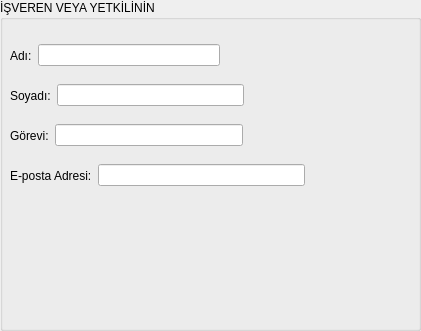
   <widget class="QGroupBox" name="groupBox_3">
    <property name="geometry">
     <rect>
      <x>630</x>
      <y>310</y>
      <width>421</width>
      <height>331</height>
     </rect>
    </property>
    <property name="title">
     <string>İŞVEREN VEYA YETKİLİNİN</string>
    </property>
    <widget class="QWidget" name="layoutWidget_17">
     <property name="geometry">
      <rect>
       <x>10</x>
       <y>80</y>
       <width>234</width>
       <height>31</height>
      </rect>
     </property>
     <layout class="QHBoxLayout" name="horizontalLayout_18">
      <item>
       <widget class="QLabel" name="label_27">
        <property name="text">
         <string>Soyadı:</string>
        </property>
       </widget>
      </item>
      <item>
       <widget class="QLineEdit" name="lneYonSoyadi"/>
      </item>
     </layout>
    </widget>
    <widget class="QWidget" name="layoutWidget_18">
     <property name="geometry">
      <rect>
       <x>10</x>
       <y>40</y>
       <width>210</width>
       <height>31</height>
      </rect>
     </property>
     <layout class="QHBoxLayout" name="horizontalLayout_17">
      <item>
       <widget class="QLabel" name="label_28">
        <property name="text">
         <string>Adı:</string>
        </property>
       </widget>
      </item>
      <item>
       <widget class="QLineEdit" name="lneYonAdi"/>
      </item>
     </layout>
    </widget>
    <widget class="QWidget" name="layoutWidget_19">
     <property name="geometry">
      <rect>
       <x>10</x>
       <y>120</y>
       <width>233</width>
       <height>31</height>
      </rect>
     </property>
     <layout class="QHBoxLayout" name="horizontalLayout_19">
      <item>
       <widget class="QLabel" name="label_29">
        <property name="text">
         <string>Görevi:</string>
        </property>
       </widget>
      </item>
      <item>
       <widget class="QLineEdit" name="lneYonGorev"/>
      </item>
     </layout>
    </widget>
    <widget class="QWidget" name="layoutWidget_20">
     <property name="geometry">
      <rect>
       <x>10</x>
       <y>160</y>
       <width>295</width>
       <height>31</height>
      </rect>
     </property>
     <layout class="QHBoxLayout" name="horizontalLayout_20">
      <item>
       <widget class="QLabel" name="label_30">
        <property name="text">
         <string>E-posta Adresi:</string>
        </property>
       </widget>
      </item>
      <item>
       <widget class="QLineEdit" name="lneYonEposta"/>
      </item>
     </layout>
    </widget>
   </widget>
